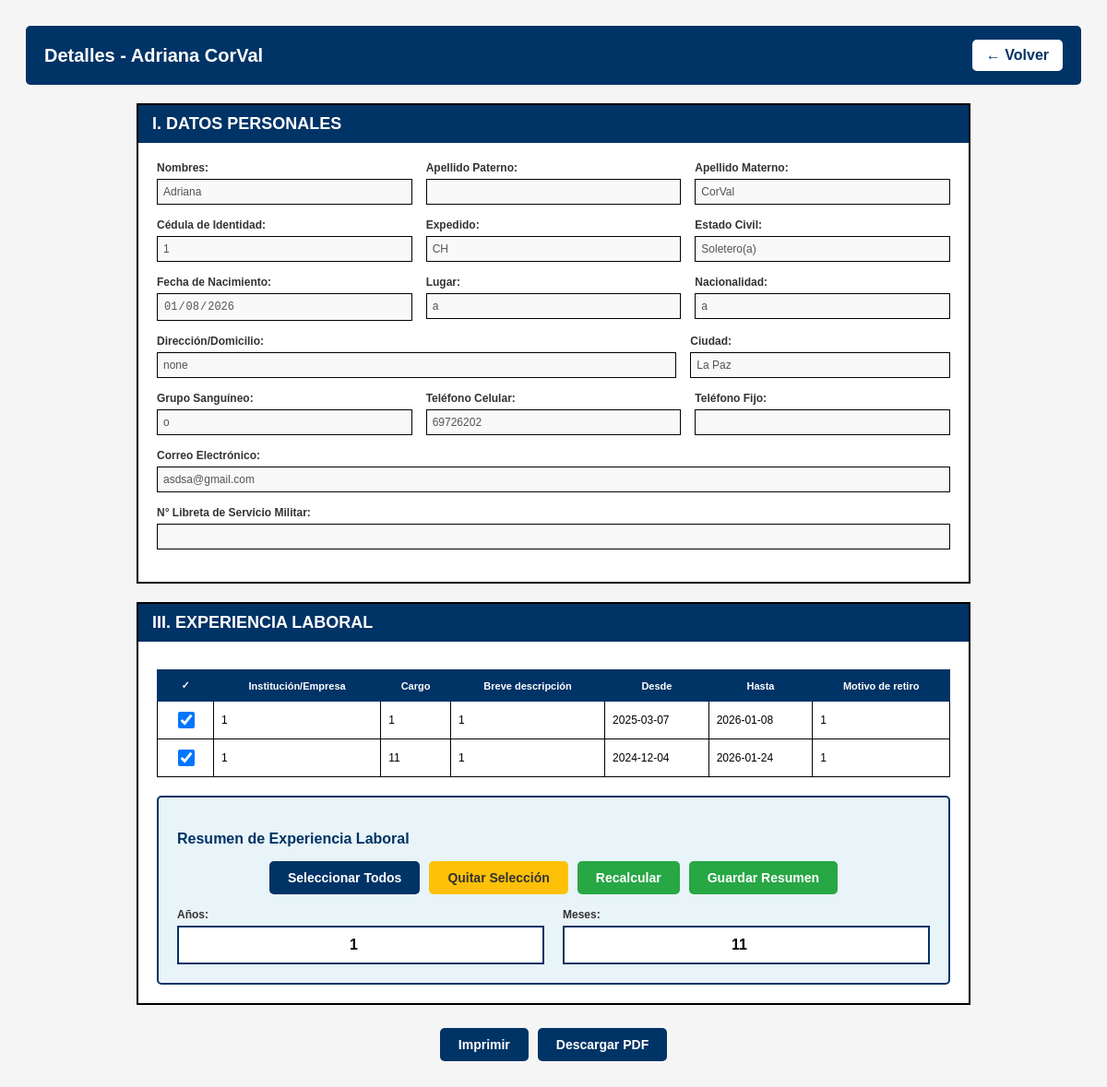
Screenshot of /detalles/28 (signed in) with the database file from the repository.
### tables this page shows
CREATE TABLE datos(
        id INTEGER PRIMARY KEY AUTOINCREMENT,
        nombres TEXT NOT NULL,
        ap_pat TEXT,
        ap_mat TEXT,
        ci TEXT NOT NULL,
        exp TEXT,
        est_civil TEXT NOT NULL,
        fecha_nac TEXT NOT NULL,
        lugar TEXT NOT NULL,
        nacio TEXT NOT NULL,
        direccion TEXT NOT NULL,
        ciudad TEXT NOT NULL,
        gr_san TEXT NOT NULL,
        tcel INTEGER NOT NULL,
        tfijo INTEGER,
        correo TEXT UNIQUE,
        n_libser TEXT
        );

CREATE TABLE experiencia(
        id INTEGER PRIMARY KEY AUTOINCREMENT,
        persona_id INTEGER NOT NULL,
        nombre TEXT NOT NULL,
        puesto TEXT NOT NULL,
        breve TEXT NOT NULL,
        desde TEXT NOT NULL,
        hasta TEXT NOT NULL,
        motivo TEXT NOT NULL,
        FOREIGN KEY (persona_id) REFERENCES datos(id)
        );

### app.py (the view)
@app.route('/detalles/<int:id>')
@login_required
def detalles(id):
    conn = get_db_connection()
    persona = conn.execute("SELECT * FROM datos WHERE id = ?", (id,)).fetchone()
    if persona is None:
        conn.close()
        flash("Persona no encontrada", "error")
        return redirect(url_for('usuarios'))
    experiencia = conn.execute("SELECT * FROM experiencia WHERE persona_id = ? ORDER BY desde DESC", (id,)).fetchall()
    formacion = conn.execute("SELECT * FROM formacion_academica WHERE persona_id = ?", (id,)).fetchall()
    cursos = conn.execute("SELECT * FROM cursos WHERE persona_id = ?", (id,)).fetchall()
    paquetes = conn.execute("SELECT * FROM paquetes_informaticos WHERE persona_id = ?", (id,)).fetchall()
    idiomas = conn.execute("SELECT * FROM idiomas WHERE persona_id = ?", (id,)).fetchall()
    docencia = conn.execute("SELECT * FROM docencia WHERE persona_id = ?", (id,)).fetchall()
    referencias = conn.execute("SELECT * FROM referencias WHERE persona_id = ?", (id,)).fetchall()
    registro = conn.execute("SELECT * FROM registro_profesional WHERE persona_id = ?", (id,)).fetchone()
    pretension = conn.execute("SELECT * FROM pretension_salarial WHERE persona_id = ?", (id,)).fetchone()
    incompatibilidades = conn.execute("SELECT * FROM incompatibilidades WHERE persona_id = ?", (id,)).fetchone()
    declaracion = conn.execute("SELECT * FROM declaracion_jurada WHERE persona_id = ?", (id,)).fetchone()
    resumen = conn.execute("SELECT * FROM resumen_experiencia WHERE persona_id = ? ORDER BY id DESC LIMIT 1", (id,)).fetchone()
    conn.close()
    return render_template("detalles.html",
                        persona=persona,
                        experiencia=experiencia,
                        formacion=formacion,
                        cursos=cursos,
                        paquetes=paquetes,
                        idiomas=idiomas,
                        docencia=docencia,
                        referencias=referencias,
                        registro=registro,
                        pretension=pretension,
                        incompatibilidades=incompatibilidades,
                        declaracion=declaracion,
                        resumen=resumen)

### app.py (called while the page is built)
def get_db_connection():
    conn = sqlite3.connect('form_hv.db')
    conn.row_factory = sqlite3.Row
    return conn

@login_manager.user_loader
def load_user(user_id):
    return User.get_by_id(user_id)

    @staticmethod
    def get_by_id(user_id):
        conn = get_db_connection()
        user = conn.execute('SELECT * FROM users WHERE id=?',(user_id, )).fetchone()
        conn.close()
        if user:
            return User(user['id'], user['username'],user['password'])
        return None

### templates/detalles.html (shortened to what this page needs)
<!DOCTYPE html>
<html lang="es">
<head>
</head>
<body>
    <div class="navbar no-print">
        <h1>Detalles - {{ persona.nombres }} {{ persona.ap_pat }} {{ persona.ap_mat }}</h1>
        <a href="{{ url_for('usuarios') }}" class="btn-back">← Volver</a>
    </div>
    <div class="container">
        <div class="header">I. DATOS PERSONALES</div>
        <div class="form-content">
            <div class="form-row">
                <div class="form-group">
                    <label>Nombres:</label>
                    <input type="text" value="{{ persona.nombres }}" disabled>
                </div>
                <div class="form-group">
                    <label>Apellido Paterno:</label>
                    <input type="text" value="{{ persona.ap_pat }}" disabled>
                </div>
                <div class="form-group">
                    <label>Apellido Materno:</label>
                    <input type="text" value="{{ persona.ap_mat }}" disabled>
                </div>
            </div>
            <div class="form-row">
                <div class="form-group">
                    <label>Cédula de Identidad:</label>
                    <input type="text" value="{{ persona.ci }}" disabled>
                </div>
                <div class="form-group">
                    <label>Expedido:</label>
                    <input type="text" value="{{ persona.exp }}" disabled>
                </div>
                <div class="form-group">
                    <label>Estado Civil:</label>
                    <input type="text" value="{{ persona.est_civil }}" disabled>
                </div>
            </div>
            <div class="form-row">
                <div class="form-group">
                    <label>Fecha de Nacimiento:</label>
                    <input type="date" value="{{ persona.fecha_nac }}" disabled>
                </div>
                <div class="form-group">
                    <label>Lugar:</label>
                    <input type="text" value="{{ persona.lugar }}" disabled>
                </div>
                <div class="form-group">
                    <label>Nacionalidad:</label>
                    <input type="text" value="{{ persona.nacio }}" disabled>
                </div>
            </div>
            <div class="form-row">
                <div class="form-group" style="flex: 2;">
                    <label>Dirección/Domicilio:</label>
                    <input type="text" value="{{ persona.direccion }}" disabled>
                </div>
                <div class="form-group">
                    <label>Ciudad:</label>
                    <input type="text" value="{{ persona.ciudad }}" disabled>
                </div>
            </div>
            <div class="form-row">
                <div class="form-group">
                    <label>Grupo Sanguíneo:</label>
                    <input type="text" value="{{ persona.gr_san }}" disabled>
                </div>
                <div class="form-group">
                    <label>Teléfono Celular:</label>
                    <input type="text" value="{{ persona.tcel }}" disabled>
                </div>
                <div class="form-group">
                    <label>Teléfono Fijo:</label>
                    <input type="text" value="{{ persona.tfijo or '' }}" disabled>
                </div>
            </div>
            <div class="form-row">
                <div class="form-group">
                    <label>Correo Electrónico:</label>
                    <input type="email" value="{{ persona.correo }}" disabled>
                </div>
            </div>
            <div class="form-row">
                <div class="form-group">
                    <label>N° Libreta de Servicio Militar:</label>
                    <input type="text" value="{{ persona.n_libser or '' }}" disabled>
                </div>
            </div>
        </div>
    </div>
    <div class="container">
        <div class="header">III. EXPERIENCIA LABORAL</div>
        <div class="form-content">
            {% if experiencia %}
            <table id="tabla-experiencia">
                <thead>
                    <tr>
                        <th class="no-print checkbox-cell">✓</th>
                        <th>Institución/Empresa</th>
                        <th>Cargo</th>
                        <th>Breve descripción</th>
                        <th>Desde</th>
                        <th>Hasta</th>
                        <th>Motivo de retiro</th>
                    </tr>
                </thead>
                <tbody>
                    {% for exp in experiencia %}
                    <tr class="fila-exp">
                        <td class="checkbox-cell no-print">
                            <input type="checkbox" class="chk-exp" checked>
                        </td>
                        <td>{{ exp.nombre }}</td>
                        <td>{{ exp.puesto }}</td>
                        <td>{{ exp.breve }}</td>
                        <td class="exp-desde" data-fecha="{{ exp.desde or '' }}">{{ exp.desde or '' }}</td>
                        <td class="exp-hasta" data-fecha="{{ exp.hasta or '' }}">{{ exp.hasta or '' }}</td>
                        <td>{{ exp.motivo }}</td>
                    </tr>
                    {% endfor %}
                </tbody>
            </table>
            <div class="resumen-box">
                <h3>Resumen de Experiencia Laboral</h3>
                <div class="btn-container no-print">
                    <button type="button" class="btn btn-primary" id="btn-seleccionar-todos">Seleccionar Todos</button>
                    <button type="button" class="btn btn-warning" id="btn-quitar-seleccion">Quitar Selección</button>
                    <button type="button" class="btn btn-success" id="btn-recalcular">Recalcular</button>
                    <button type="button" class="btn btn-success" id="btn-guardar-resumen">Guardar Resumen</button>
                </div>
                <div class="resumen-valores">
                    <div class="valor">
                        <label>Años:</label>
                        <input type="number" id="total-anios" value="{{ resumen.total_anios if resumen else 0 }}" readonly>
                    </div>
                    <div class="valor">
                        <label>Meses:</label>
                        <input type="number" id="total-meses" value="{{ resumen.total_meses if resumen else 0 }}" readonly>
                    </div>
                </div>
            </div>
            {% else %}
            <p style="text-align: center; color: #666; padding: 20px;">Sin registros de experiencia laboral</p>
            {% endif %}
        </div>
    </div>
    <div class="btn-container no-print" style="margin: 25px 0;">
        <button type="button" class="btn btn-primary" id="btn-imprimir">Imprimir</button>
        <button type="button" class="btn btn-primary" id="btn-descargar-pdf">Descargar PDF</button>
    </div>
</body>
</html>

### templates/detalles.html (style rules this page uses)
body { font-family: Arial, Helvetica, sans-serif; padding: 20px; background-color: #f5f5f5; }
.navbar { background-color: #003366; color: white; padding: 15px 20px; margin-bottom: 20px; border-radius: 5px; display: flex; justify-content: space-between; align-items: center; }
.navbar h1 { font-size: 20px; margin: 0; }
.btn-back { background-color: white; color: #003366; padding: 8px 15px; text-decoration: none; border-radius: 5px; font-weight: bold; }
.container { max-width: 900px; margin: 0 auto; background-color: white; border: 2px solid; margin-top: 20px; }
.header { background-color: #003366; color: white; padding: 10px 15px; font-weight: bold; font-size: 18px; }
.form-content { padding: 20px; }
.form-row { display: flex; gap: 15px; margin-bottom: 15px; align-items: flex-start; }
.form-group { flex: 1; display: flex; flex-direction: column; }
label { font-size: 12px; margin-bottom: 5px; color: #333; font-weight: bold; }
input[type="text"], input[type="date"], input[type="email"], input[type="number"] { padding: 6px; border: 1px solid #000; font-size: 12px; width: 100%; box-sizing: border-box; }
input:disabled { background-color: #f9f9f9; }
table { width: 100%; border-collapse: collapse; margin-top: 10px; }
thead { background-color: #003366; color: white; }
th { border: 1px solid #003366; padding: 10px; font-size: 11px; text-align: center; }
td { border: 1px solid #000; padding: 8px; font-size: 12px; }
.checkbox-cell { text-align: center; width: 40px; }
.checkbox-cell input { width: 18px; height: 18px; cursor: pointer; }
.resumen-box { background-color: #e8f4f8; border: 2px solid #003366; padding: 20px; margin-top: 20px; border-radius: 5px; }
.resumen-box h3 { color: #003366; margin-bottom: 15px; font-size: 16px; }
.resumen-valores { display: flex; gap: 20px; margin-top: 15px; }
.resumen-valores .valor { flex: 1; }
.resumen-valores .valor label { font-weight: bold; display: block; margin-bottom: 5px; }
.resumen-valores .valor input { width: 100%; padding: 10px; border: 2px solid #003366; font-size: 16px; font-weight: bold; text-align: center; }
.btn-container { display: flex; gap: 10px; justify-content: center; flex-wrap: wrap; }
.btn { padding: 10px 20px; border: none; border-radius: 5px; cursor: pointer; font-weight: bold; font-size: 14px; transition: all 0.3s; }
.btn-primary { background-color: #003366; color: white; }
.btn-success { background-color: #28a745; color: white; }
.btn-warning { background-color: #ffc107; color: #333; }

### rows the page displays
datos: nombres "Adriana", ap_mat "CorVal", ci "1", exp "CH", est_civil "Soletero(a)", fecha_nac "01/08/2026", lugar "a", nacio "a", direccion "none", ciudad "La Paz", gr_san "o", tcel "69726202", correo "asdsa@gmail.com"
experiencia: nombre "1", puesto "1", breve "1", desde "2025-03-07", hasta "2026-01-08", motivo "1"
experiencia: nombre "1", puesto "11", breve "1", desde "2024-12-04", hasta "2026-01-24", motivo "1"
